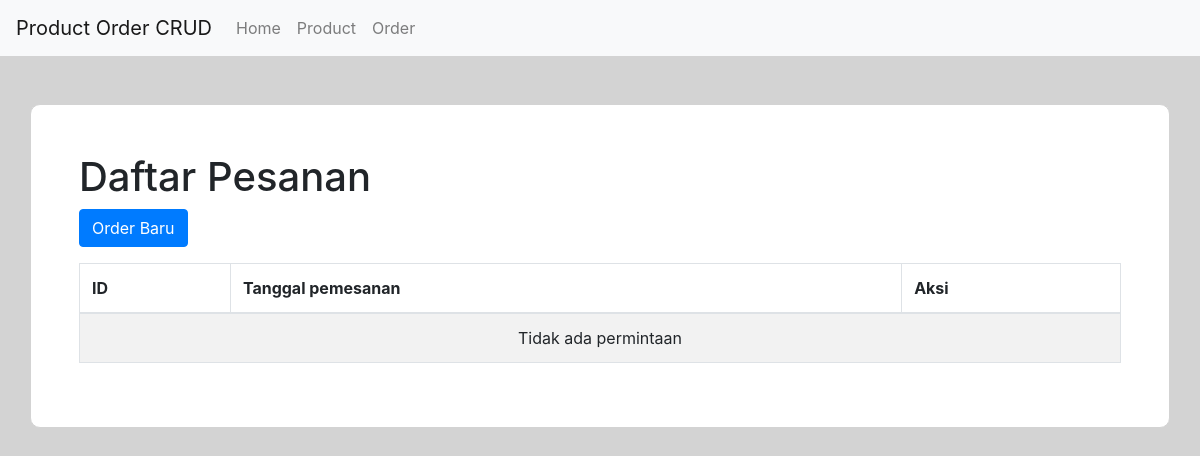
Page /index.php/order on the earlier database version.
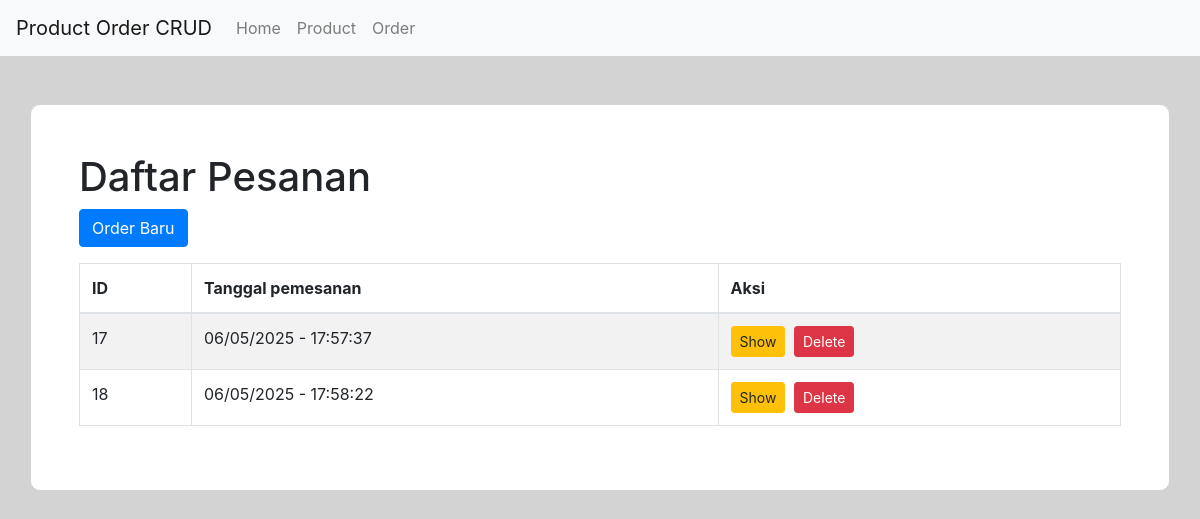
Same page on the later database version.
### tables this page shows
CREATE TABLE `order` (
  `id` int(11) NOT NULL,
  `data` datetime NOT NULL,
  `status` tinyint(1) NOT NULL DEFAULT 1
);

### application/controllers/Order.php (called while the page is built, shortened)
<?php
class Order extends CI_Controller {
    public function __construct()
    {
        $this->load->model('product_model','product');
        $this->load->model('order_model','order');
    }
    public function index(){
        $data = array();
        $data['orders'] = $this->order->getOrders();
        $this->load->view('order/order_view', $data);
    }
}

### index.php (called while the page is built, shortened)
<?php
require_once BASEPATH.'core/CodeIgniter.php';

### application/models/Order_model.php (called while the page is built, shortened)
<?php
class Order_model extends CI_Model {
    public function getOrders(){
        $this->db->order_by('id');
        $this->db->where('status', 1);
        $query = $this->db->get('order');
        return $query->result();
    }
}

### application/views/order/order_view.php (the view, shortened to what this page needs)
?><!DOCTYPE html>
<html lang="pt-BR">
<body>
<div class="container container-person mt-5 p-5">
    <h1>Daftar Pesanan</h1>
    <div class="col-md-12 mb-3">
        <div class="row">
            <a class="btn btn-primary" href="<?= base_url('/') ?>">Order Baru</a>
        </div>
    </div>
    <table id="product_table" class="table table-striped table-bordered table-responsive-sm" style="width:100%">
        <thead>
        <tr>
            <th>ID</th>
            <th>Tanggal pemesanan</th>
            <th>Aksi</th>
        </tr>
        </thead>
        <tbody>
        <?php
        if($orders) {
            foreach ($orders as $order) { ?>
                <tr>
                    <td><?= $order->id ?></td>
                    <td><?php $data = new DateTime($order->data); echo $data->format('d/m/Y - H:i:s') ?></td>
                    <td>
                        <a href="<?= base_url('order/view/'.$order->id) ?>" class="btn btn-sm btn-warning mr-1">Show</a>
                        <a class="btn btn-sm btn-danger delete-order" href="#" data-id="<?= base_url('order/delete/'.$order->id) ?>" data-toggle="modal" data-target="#deleteOrderModal">Delete</a>
                    </td>
                </tr>
            <?php }
        } else { ?>
            <td class="text-center" colspan="6">Tidak ada permintaan</td>
        <?php } ?>
        </tbody>
    </table>
</div>
</body>
</html>

Differences in the rows shown:
added order: id "17", data "06/05/2025 - 17:57:37"
added order: id "18", data "06/05/2025 - 17:58:22"
Other differences:
text no longer shown: "Tidak ada permintaan"
